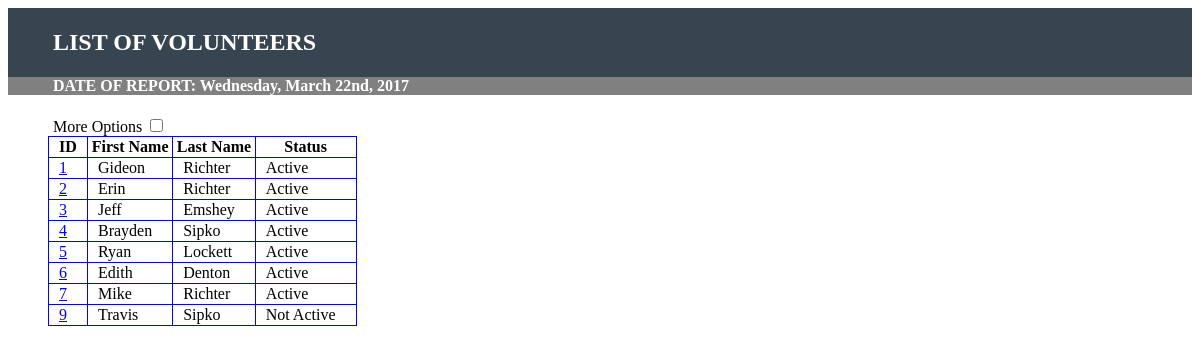
Screenshot of /Volunteer/Reports/listVolunteers.php with the database file from the repository.
### tables this page shows
CREATE TABLE `volunteer` (
  `volunteer_id` int(11) NOT NULL,
  `volunteer_fname` varchar(32) NOT NULL,
  `volunteer_lname` varchar(32) NOT NULL,
  `volunteer_email` varchar(64) NOT NULL,
  `volunteer_birthdate` date NOT NULL,
  `volunteer_gender` varchar(32) NOT NULL,
  `volunteer_street` varchar(32) NOT NULL,
  `volunteer_city` varchar(32) NOT NULL,
  `volunteer_province` varchar(32) NOT NULL,
  `volunteer_postcode` varchar(10) NOT NULL,
  `volunteer_primaryphone` varchar(20) NOT NULL,
  `volunteer_secondaryphone` varchar(20) DEFAULT 'None',
  `volunteer_status` tinyint(1) NOT NULL
);

### Volunteer/Reports/listVolunteers.php (the view, shortened to what this page needs)
<?php
	$servername = "localhost";
	$username = "root";
	$password = "";
	$dbname = "foodbank";
	$conn = new mysqli($servername, $username, $password, $dbname);
?>
<html>
	<head>
		<link rel="stylesheet" href="reports.css">
	</head>
	<div id="header">
		<h2>LIST OF VOLUNTEERS</h2>
	</div>
	<div id="header2">
		<h4>DATE OF REPORT: <?php echo date("l, F jS, Y") . "<br>"; ?> </h4>
	</div>
	<div id="option">
		<p class="inlineParagraph">More Options</p>
		<input type='checkbox' id='moreOptionsCheckbox'>
	</div>
	 <?php
		$sql = "select * from volunteer";
		$result = $conn->query($sql);
		echo "<table id='volunteerTable'>";
		echo "
			<tr>
				<th>ID</th>
				<th>First Name</th>
				<th>Last Name</th>
				<th>Status</th>
				<th class='moreOptions'>DOB</th>
				<th class='moreOptions'>Gender</th>
				<th class='moreOptions'>Phone</th>
				<th class='moreOptions'>Email</th>
			</tr>
		";
		while($row = $result->fetch_assoc()) {
			$firstName = $row['volunteer_fname'];
			$lastName = $row['volunteer_lname'];
			$volunteerId = $row['volunteer_id'];
			$status = $row['volunteer_status'];
			$birthdate = $row['volunteer_birthdate'];
			$gender = $row['volunteer_gender'];
			$primaryPhone = $row['volunteer_primaryphone'];
			$email = $row['volunteer_email'];
			if ($status == TRUE){
				$status = 'Active';
			} else {
				$status = 'Not Active';
			};
			echo "
			<tr>
				<td>
					<a href='vIndiInfo.php?id=$volunteerId'>$volunteerId</a>
				</td>
				<td>$firstName</td>
				<td>$lastName</td>
				<td>$status</td>
				<td class='moreOptions'>$birthdate</td>
				<td class='moreOptions'>$gender</td>
				<td class='moreOptions'>$primaryPhone</td>
				<td class='moreOptions'>$email</td>
			</tr>";
		}
		echo "</table>";
	?>
</html>

### Volunteer/Reports/reports.css (style rules this page uses)
#header { padding-left: 45px; color: white; background-color: #36454f; padding-top: 1px; padding-bottom:1px; }
#header2 { padding-left: 45px; color: white; background-color: gray; margin-top: -21px; }
#option { margin-left: 45px; }
td { padding-right: 20px; padding-left:10px; border-color:blue; }
table { margin-left:40px; margin-bottom: 20px; }
.inlineParagraph { display: inline; }
#volunteerTable { border-collapse: collapse; }
#volunteerTable th, #volunteerTable td { border: 1px solid blue; background-color: white; }

### rows the page displays
volunteer: volunteer_id "1", volunteer_fname "Gideon", volunteer_lname "Richter", volunteer_status "Active"
volunteer: volunteer_id "2", volunteer_fname "Erin", volunteer_lname "Richter", volunteer_status "Active"
volunteer: volunteer_id "3", volunteer_fname "Jeff", volunteer_lname "Emshey", volunteer_status "Active"
volunteer: volunteer_id "4", volunteer_fname "Brayden", volunteer_lname "Sipko", volunteer_status "Active"
volunteer: volunteer_id "5", volunteer_fname "Ryan", volunteer_lname "Lockett", volunteer_status "Active"
volunteer: volunteer_id "6", volunteer_fname "Edith", volunteer_lname "Denton", volunteer_status "Active"
volunteer: volunteer_id "7", volunteer_fname "Mike", volunteer_lname "Richter", volunteer_status "Active"
volunteer: volunteer_id "9", volunteer_fname "Travis", volunteer_lname "Sipko", volunteer_status "Not Active"
